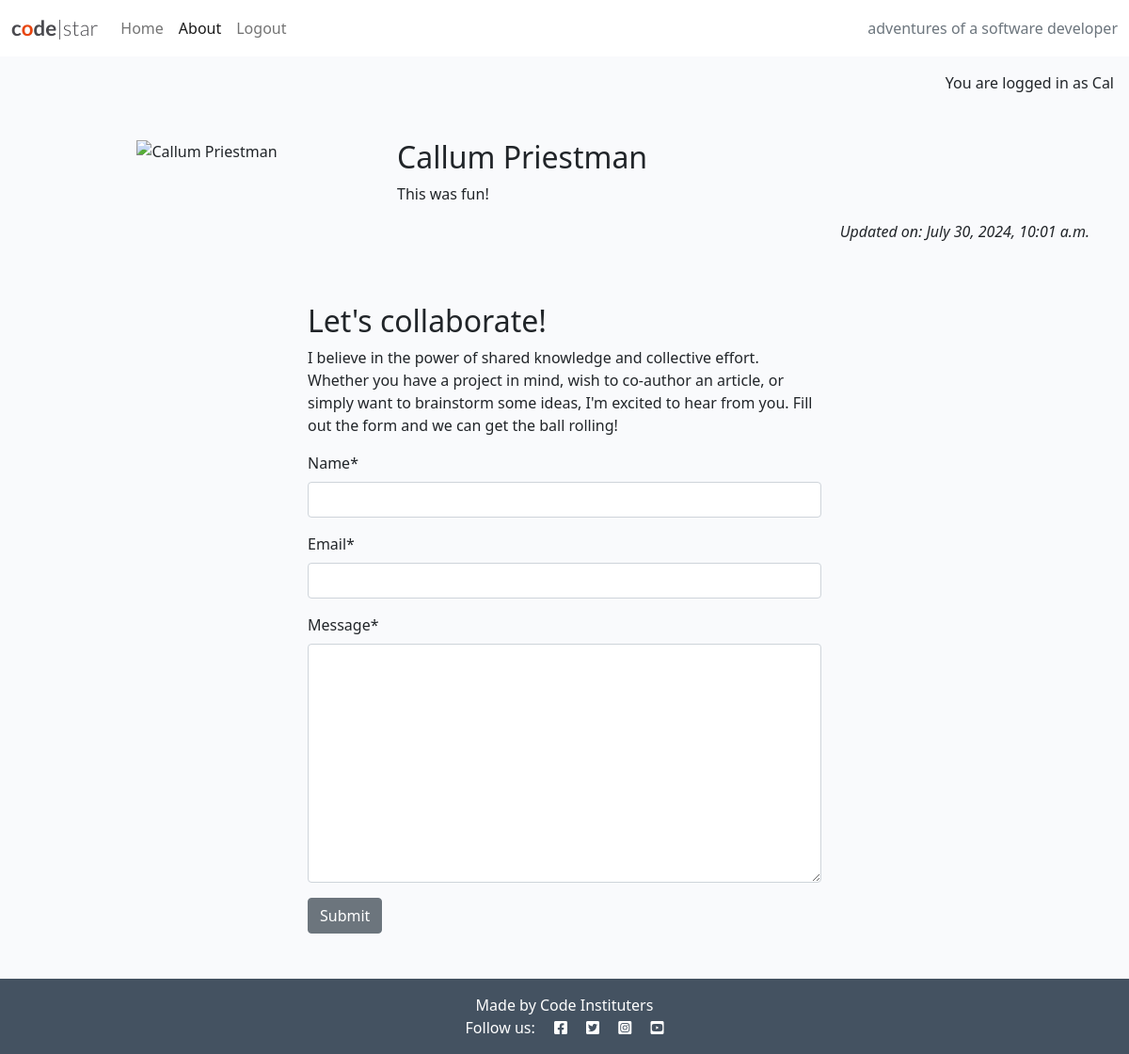
Screenshot of /about/ (signed in) with the database file from the repository.
### about/models.py (models this page shows, shortened)
class About(models.Model):
    title = models.CharField(max_length=200)
    featured_image = CloudinaryField(
        'image',
        default='placeholder'
    )
    updated_on = models.DateTimeField(auto_now=True)
    content = models.TextField()

### about/views.py (the view)
# urls.py: path('', views.about_me, name='about'),
def about_me(request):
    if request.method == "POST":
        collaborate_form = CollaborateForm(data=request.POST)
        if collaborate_form.is_valid():
            collaborate_form.save()
            messages.add_message(request, messages.SUCCESS, "Collaboration request received! I endeavour to respond within 2 working days.")
    about = About.objects.all().order_by('-updated_on').first()
    collaborate_form = CollaborateForm()
    return render(
        request,
        "about/about.html",
        {
            "about": about,
            "collaborate_form": collaborate_form
        },
    )

### about/forms.py
class CollaborateForm(forms.ModelForm):
    class Meta:
        model = CollaborateRequest
        fields = ('name', 'email', 'message')

### about/templates/about/about.html (shortened to what this page needs)
{% extends 'base.html' %}
{% load static %}
{% load crispy_forms_tags %}
{% block content %}
<div class="container mt-5">
    <div class="row">
        <div class="col-12 col-md-4 text-center">
            {% if "placeholder" in about.profile_image.url %}
            <img src="{% static 'images/nobody.jpg' %}" class="profile_image" alt="placeholder image">
            {% else %}
            <img src="{{ about.profile_image.url }}" class="profile_image" alt="{{ about.title }}">
            {% endif %}
        </div>
        <div class="col-12 col-md-8">
            <h2>{{ about.title }}</h2>
            {{ about.content | safe }}
        </div>
    </div>
    <div class="row">
        <div class="col text-right">
            <p class="text-end"><em>Updated on: {{ about.updated_on }}</em></p>
        </div>
    </div>
    <div class="row justify-content-center">
        <div class="col-12 col-md-6 my-5">
            <h2>Let's collaborate!</h2>
            <p>I believe in the power of shared knowledge and collective effort.
                Whether you have a project in mind, wish to co-author
                an article, or simply want to brainstorm some ideas,
                I'm excited to hear from you. Fill out the form
                and we can get the ball rolling!</p>
            <form method="post">
                {{ collaborate_form | crispy }}
                <button class="btn btn-secondary" type="submit">Submit</button>
            </form>
        </div>
    </div>
</div>
{% endblock content %}

### templates/base.html (shortened to what this page needs)
{% load static %}
{% url 'home' as home_url %}
{% url 'about' as about_url %}
{% url 'account_login' as login_url %}
{% url 'account_signup' as signup_url %}
{% url 'account_logout' as logout_url %}
<!DOCTYPE html>
<html class="h-100" lang="en">
<head>
    <link rel="stylesheet" href="https://cdnjs.cloudflare.com/ajax/libs/font-awesome/5.15.3/css/all.min.css">
    <link href="https://cdn.jsdelivr.net/npm/bootstrap@5.0.1/dist/css/bootstrap.min.css" rel="stylesheet"
>
    <link rel="stylesheet" href="{% static 'css/style.css' %}">
</head>
<body class="d-flex flex-column h-100 main-bg">
    <nav class="navbar navbar-expand-lg navbar-light bg-white">
        <div class="container-fluid">
            <a class="navbar-brand" href="{% url 'home' %}"><span class="brand">c<span class="red-o">o</span>de<span
                        class="thin">|star</span></span></a>
            <div class="collapse navbar-collapse" id="navbarText">
                <ul class="navbar-nav me-auto mb-2 mb-lg-0">
                    <li class="nav-item">
                        <a class="nav-link {% if request.path == home_url %}active" aria-current="page{% endif %}"
                            href="{% url 'home' %}">Home</a>
                    </li>
                    <li class="nav-item">
                        <a class="nav-link {% if request.path == about_url %}active" aria-current="page{% endif %}"
                            href="{% url 'about' %}">
                            About
                        </a>
                    </li>
                    {% if user.is_authenticated %}
                    <li class="nav-item">
                        <a class="nav-link {% if request.path == logout_url %}active" aria-current="page{% endif %}"
                            href="{% url 'account_logout' %}">Logout</a>
                    </li>
                    {% endif %}
                </ul>
                <span class="navbar-text text-muted">
                    adventures of a software developer
                </span>
            </div>
        </div>
    </nav>
    <main class="flex-shrink-0 main-bg">
        {% if user.is_authenticated %}
        <p class="text-end m-3">You are logged in as {{ user }}</p>
        {% else %}
        <p class="text-end m-3">You are not logged in</p>
        {% endif %}
        {% block content %}{% endblock content %}
    </main>
    <footer class="footer mt-auto py-3 dark-bg">
        <p class="m-0 text-center text-white">
            {% block copyright %}
            Made by Code Instituters
            {% endblock copyright %}
        </p>
        <p class="m-0 text-center text-white">Follow us: <i class="fab fa-facebook-square ms-3"></i>
            <i class="fab fa-twitter-square ms-3"></i>
            <i class="fab fa-instagram-square ms-3"></i>
            <i class="fab fa-youtube-square ms-3"></i>
        </p>
    </footer>
</body>
</html>

### static/css/style.css (style rules this page uses)
body { background-color: #F9FAFC; }
.brand { font-family: Lato, sans-serif; font-size: 1.4rem; font-weight: 700; color: #4A4A4F; }
.red-o { color: #E84610; }
.thin { font-weight: 300; }
.dark-bg { background-color: #445261; }
.main-bg { background-color: #F9FAFC; }

### rows the page displays
About: title "Callum Priestman", content "This was fun!", updated_on "July 30, 2024, 10:01 a.m."

### other values shown
{{ user }} "Cal"
